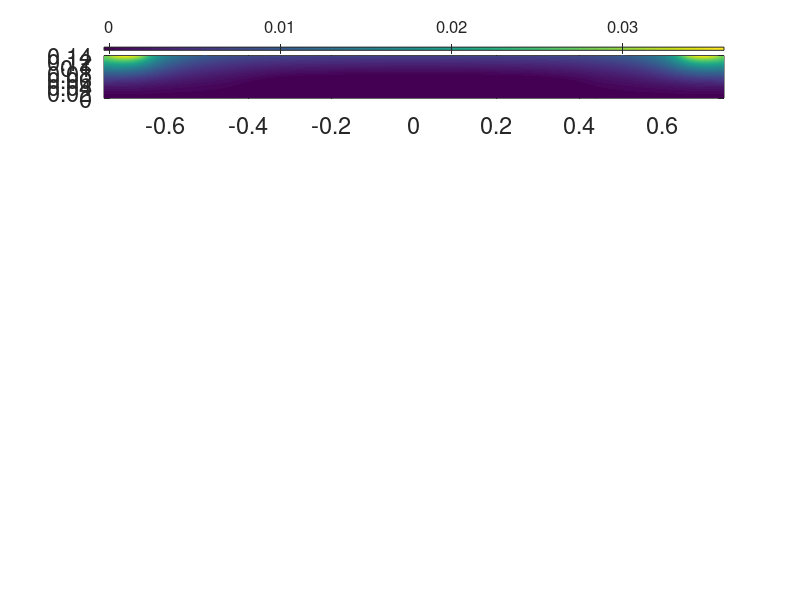

The MATLAB script that drew this image: (Note: this script raises an error after producing the figure.)
% Hua-sheng Xie, huashengxie@gmail.com, 2019-05-29 14:47
% Read psi(r,z) and plot
close all; clear; clc;

% load('psiq.mat');
load('psiq.mat')
% load('psiq_I-1.0_ln-040.mat');
rw=max(max(Rq)); zw=max(max(Zq)); zwa=min(min(Zq));
[nRq,nZq]=size(psiq);

nR=nRq; nZ=nZq;
% nR=2^6+1; nZ=2^8+1;
Rlow=0; Rup=rw; Zlow=zwa; Zup=zw;
rr=linspace(Rlow,Rup,nR); zz=linspace(Zlow,Zup,nZ);
dR=rr(2)-rr(1); dZ=zz(2)-zz(1);
[R,Z]=ndgrid(rr,zz); dR2=dR*dR; dZ2=dZ*dZ;
psi=interp2(Zq,Rq,psiq,Z,R,'spline'); % 'cubic'
% psi=interp2(Zq,Rq,psiq,Z,R); % not ok for J&dp, due to 'linear' interp
Jztotal=sum(sum(Jzeta))*dR*dZ;

data_psi=psi<0; Jzx=Jzeta; Jzx(data_psi)=0;
Jztotal_inside=sum(sum(Jzx))*dR*dZ


Br=0.*psi; Bz=0.*psi; dp=0.*psi; J=0.*psi;
for jZ=2:(nZ-1)
    for jR=2:(nR-1)
        Br(jR,jZ)=-1/R(jR,jZ)*(psi(jR,jZ+1)-psi(jR,jZ-1))/(2*dZ);
        Bz(jR,jZ)= 1/R(jR,jZ)*(psi(jR+1,jZ)-psi(jR-1,jZ))/(2*dR);
        J(jR,jZ)=-1/R(jR,jZ)*((psi(jR+1,jZ)-2*psi(jR,jZ)+psi(jR-1,jZ))/(dR^2)...
            -1/R(jR,jZ)*(psi(jR+1,jZ)-psi(jR-1,jZ))/(2*dR)...
            +(psi(jR,jZ+1)-2*psi(jR,jZ)+psi(jR,jZ-1))/(dZ^2)); % to check
%         J(jR,jZ)=((psi(jR,jZ+1)-2*psi(jR,jZ)+psi(jR,jZ-1))); % to check
        dp(jR,jZ)=J(jR,jZ)/R(jR,jZ);
    end
end

for jZ=1:nZ
    psi(1,jZ)=psi(2,jZ); psi(nR,jZ)=psi(nR-1,jZ);
    Br(1,jZ)=Br(2,jZ); Br(nR,jZ)=Br(nR-1,jZ);
    Bz(1,jZ)=Bz(2,jZ); Bz(nR,jZ)=Bz(nR-1,jZ);
    J(1,jZ)=J(2,jZ); J(nR,jZ)=J(nR-1,jZ);
    dp(1,jZ)=dp(2,jZ); dp(nR,jZ)=dp(nR-1,jZ);
    
    for jR=(jrb(jZ)+1):nR
%         psi(jR,jZ)=0.0;
%         Br(jR,jZ)=0.0;
%         Bz(jR,jZ)=0.0;
%         J(jR,jZ)=0.0;
%         dp(jR,jZ)=0.0;
        psi(jR,jZ)=NaN;
        Br(jR-1,jZ)=NaN;
        Bz(jR-1,jZ)=NaN;
        J(jR-1,jZ)=NaN;
        dp(jR-1,jZ)=NaN;
    end
end
% dp(dp>1e3)=NaN;

[jRo,jZo]=find(psi==min(min(psi)));
[jRm,jZm]=find(psi==max(max(psi)));
ro=R(jRo(1),jZo(1)); zo=Z(jRo(1),jZo(1));
zm=Z(jRm(1),jZm(1));
% rm=R(jRm(1),jZm(1));
% rm=0.14;
rm=0.15;

%%
close all;
hf=figure('unit','normalized','Position',[0.6 0.1 0.4 0.7],...
   'DefaultAxesFontSize',12);
hs1=subplot(611);
% set(hs1,'position',[0.1,0.7,0.8,0.1]);
pcolor(Z,R,psi); shading interp; hold on; colorbar('northOutside');
set(gca,'Fontsize',17);
% vv=[0,0.01,-0.001,-0.01,-0.005,0.15,0.4];
psimin=min(min(psi));
vv=[0,0.01,0.15,0.4,0.9*psimin,0.3*psimin,0.03*psimin];
[C1,h1]=contour(Z,R,psi,vv,'linewidth',1,'linestyle','-',...
    'color','k','visible','off'); hold on;
[C2,h2]=contour(Z,R,psi,[0,0],'linewidth',1,'linestyle',...
    '--','color','r','visible','off'); hold on;
ylabel('R (m)'); axis equal; axis tight; box on; % title('(a) \psi');
plot(zo,ro,'rx');
ylim([0,rm]);
set(gca,'ytick',[0:0.2:rm]);

% grid on;
subplot(612);
pcolor(Z,R,Br); shading interp; hold on; colorbar('northOutside');
set(gca,'Fontsize',17);
ylabel('R (m)'); axis equal; axis tight; box on; % title('(b) B_r');
ylim([0,rm]);
set(gca,'ytick',[0:0.2:rm]);
subplot(613);
pcolor(Z,R,Bz); shading interp; hold on; colorbar('northOutside');
set(gca,'Fontsize',17);
ylabel('R (m)'); axis equal; axis tight; box on; % title('(c) B_z');
set(gca,'ytick',[0:0.2:rm]);

subplot(614);
% contour(Z,R,J);
pcolor(Z,R,J); shading interp; hold on; colorbar('northOutside');
set(gca,'Fontsize',17);
ylabel('R (m)'); axis equal; axis tight; box on; % title('(d) J_\zeta');
set(gca,'ytick',[0:0.2:rm]);
subplot(615);
% dp(abs(dp)>2e1)=NaN;
pcolor(Z,R,dp); shading interp; hold on; colorbar('northOutside');
set(gca,'Fontsize',17);
ylabel('R (m)'); axis equal; axis tight; box on;%title('(e) dp/d\psi');
set(gca,'ytick',[0:0.2:rm]);
% axis off;

JBz=J.*Bz;
JBr=J.*Br;
%
% subplot(511);
% hold on;plot(zo,ro,'x',zm,rm,'+'); hold on;

% calculate p(r,z), 19-05-30 15:36
imethod=2;
p=0.*R;
if(imethod==1) % calculate fro dpsi

    for jR=2:nR
        p(jR,jZo)=p(jR-1,jZo)+0.5*(dp(jR-1,jZo)+dp(jR,jZo))*(psi(jR,jZo)-psi(jR-1,jZo));
    end
    for jR=1:nR
        for jZ=(jZo-1):-1:1
            p(jR,jZ)=p(jR,jZ+1)+0.5*(dp(jR,jZ)+dp(jR,jZ+1))*(psi(jR,jZ)-psi(jR,jZ+1));
        end
        for jZ=(jZo+1):1:nZ
            p(jR,jZ)=p(jR,jZ-1)+0.5*(dp(jR,jZ)+dp(jR,jZ-1))*(psi(jR,jZ)-psi(jR,jZ-1));
        end
    end
else % calculate from dr and dz
    for jR=2:nR
        p(jR,jZo)=p(jR-1,jZo)+0.5*(JBz(jR-1,jZo)+JBz(jR,jZo))*dR;
    end
    for jR=1:nR
        for jZ=(jZo-1):-1:1
            p(jR,jZ)=p(jR,jZ+1)+0.5*(JBr(jR,jZ)+JBr(jR,jZ+1))*dZ;
        end
        for jZ=(jZo+1):1:nZ
            p(jR,jZ)=p(jR,jZ-1)-0.5*(JBr(jR,jZ)+JBr(jR,jZ-1))*dZ;
        end
    end
end
p=p-min(min(p))+0.05*(max(max(p)-min(min(p))));
subplot(6,1,6);

pcolor(Z,R,p); shading interp; hold on; colorbar('northOutside');
set(gca,'Fontsize',17);
xlabel('Z (m)');ylabel('R (m)');axis equal; axis tight; box on;%title('(f) p(\psi)'); 
set(gca,'ytick',[0:0.2:rm]);
% contour(Z,R,p);axis equal;

% axis off;


%%

C1(C1>5)=NaN;
C2(C2>5)=NaN;
% strj={'\psi','B_r','B_z','J_\zeta','dp/d\psi','p(\psi)'};
strj={'\psi','B_r','B_z','J_\zeta','dp/d\psi','p(\psi)'};
for j=1:6
    subplot(6,1,j);
    plot(C1(1,:),C1(2,:),'k','linewidth',1);
    plot(C2(1,:),C2(2,:),'r--','linewidth',1);
    stj=['(',char(96+j),') '];
%     stj=strcat(stj,' ',strj(j));
    stj=strcat(strj(j));
%     text(zw,-0.15*rw,stj,'fontsize',14);
    text(0.8*zw,0.8*rw,stj,'fontsize',18,'color','m');
end

% set(gcf,'PaperPositionMode','auto');
% print(gcf,'-dpng','equilibrium.png');
%%
dpdr=0.*p;
dpdz=0.*p;
for jR=2:(nR-1)
    for jZ=2:(nZ-1)
        dpdr(jR,jZ)=(p(jR+1,jZ)-p(jR-1,jZ))/(2*dR);
        dpdz(jR,jZ)=(p(jR,jZ+1)-p(jR,jZ-1))/(2*dZ);
    end
end
JBr_o_dpdz=-JBr./dpdz;
JBz_o_dpdr=JBz./dpdr;

[jr,jz]=ndgrid(1:nR,1:nZ);
eqdat=[reshape(jr,1,[]);reshape(jz,1,[]);reshape(R,1,[]);...
    reshape(Z,1,[]);reshape(psi,1,[]);reshape(p,1,[]);reshape(J,1,[])];
% fid = fopen('frceq.dat', 'w');
% fprintf(fid,'%d\n%d\n',nR,nZ);
% fprintf(fid,'%5d %5d %16.7e %16.7e %16.7e %16.7e %16.7e \n',eqdat);
% fclose(fid);
